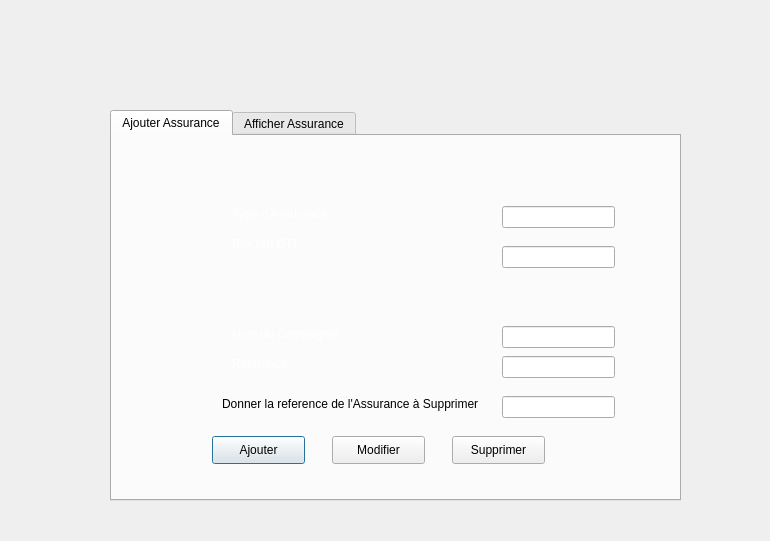
<?xml version="1.0" encoding="UTF-8"?>
<ui version="4.0">
 <class>dialog_assurance</class>
 <widget class="QDialog" name="dialog_assurance">
  <property name="geometry">
   <rect>
    <x>0</x>
    <y>0</y>
    <width>770</width>
    <height>541</height>
   </rect>
  </property>
  <property name="windowTitle">
   <string>Dialog</string>
  </property>
  <widget class="QLabel" name="label_2">
   <property name="geometry">
    <rect>
     <x>0</x>
     <y>0</y>
     <width>771</width>
     <height>541</height>
    </rect>
   </property>
   <property name="styleSheet">
    <string notr="true">border-image: url(:/image/image/smart-parking-man-user-with-smartphone-touch-screen-control-car-driving-park_33099-165.jpg);</string>
   </property>
   <property name="text">
    <string/>
   </property>
  </widget>
  <widget class="QTabWidget" name="tabWidget">
   <property name="geometry">
    <rect>
     <x>110</x>
     <y>110</y>
     <width>571</width>
     <height>391</height>
    </rect>
   </property>
   <property name="currentIndex">
    <number>0</number>
   </property>
   <widget class="QWidget" name="tab_9">
    <attribute name="title">
     <string>Ajouter Assurance</string>
    </attribute>
    <widget class="QLabel" name="label_22">
     <property name="geometry">
      <rect>
       <x>-5</x>
       <y>-5</y>
       <width>571</width>
       <height>371</height>
      </rect>
     </property>
     <property name="styleSheet">
      <string notr="true">border-image: url(:/image/image/b49ffd_500b234dccd544ec85f111c9702ef44e_mv2.jpg);
</string>
     </property>
     <property name="text">
      <string/>
     </property>
    </widget>
    <widget class="QLabel" name="label_23">
     <property name="geometry">
      <rect>
       <x>120</x>
       <y>190</y>
       <width>121</width>
       <height>16</height>
      </rect>
     </property>
     <property name="text">
      <string>&lt;font color=white&gt; Nom du Compagnie</string>
     </property>
    </widget>
    <widget class="QLabel" name="label_24">
     <property name="geometry">
      <rect>
       <x>120</x>
       <y>70</y>
       <width>121</width>
       <height>16</height>
      </rect>
     </property>
     <property name="text">
      <string>&lt;font color=white&gt; Type d'Assurance</string>
     </property>
    </widget>
    <widget class="QLineEdit" name="ln_type">
     <property name="geometry">
      <rect>
       <x>390</x>
       <y>70</y>
       <width>113</width>
       <height>22</height>
      </rect>
     </property>
    </widget>
    <widget class="QPushButton" name="ajouter_assu">
     <property name="geometry">
      <rect>
       <x>100</x>
       <y>300</y>
       <width>93</width>
       <height>28</height>
      </rect>
     </property>
     <property name="text">
      <string>Ajouter</string>
     </property>
    </widget>
    <widget class="QLabel" name="label_25">
     <property name="geometry">
      <rect>
       <x>120</x>
       <y>100</y>
       <width>91</width>
       <height>16</height>
      </rect>
     </property>
     <property name="text">
      <string>&lt;font color=white&gt; Prix (en DT)</string>
     </property>
    </widget>
    <widget class="QLineEdit" name="ln_prix">
     <property name="geometry">
      <rect>
       <x>390</x>
       <y>110</y>
       <width>113</width>
       <height>22</height>
      </rect>
     </property>
    </widget>
    <widget class="QLineEdit" name="ln_compagnie">
     <property name="geometry">
      <rect>
       <x>390</x>
       <y>190</y>
       <width>113</width>
       <height>22</height>
      </rect>
     </property>
    </widget>
    <widget class="QLabel" name="label_26">
     <property name="geometry">
      <rect>
       <x>120</x>
       <y>220</y>
       <width>81</width>
       <height>16</height>
      </rect>
     </property>
     <property name="text">
      <string>&lt;font color=white&gt; Reference</string>
     </property>
    </widget>
    <widget class="QLineEdit" name="ln_reference">
     <property name="geometry">
      <rect>
       <x>390</x>
       <y>220</y>
       <width>113</width>
       <height>22</height>
      </rect>
     </property>
    </widget>
    <widget class="QPushButton" name="mod_assu">
     <property name="geometry">
      <rect>
       <x>220</x>
       <y>300</y>
       <width>93</width>
       <height>28</height>
      </rect>
     </property>
     <property name="text">
      <string>Modifier</string>
     </property>
    </widget>
    <widget class="QPushButton" name="supprimer">
     <property name="geometry">
      <rect>
       <x>340</x>
       <y>300</y>
       <width>93</width>
       <height>28</height>
      </rect>
     </property>
     <property name="text">
      <string>Supprimer</string>
     </property>
    </widget>
    <widget class="QLabel" name="label_30">
     <property name="geometry">
      <rect>
       <x>110</x>
       <y>260</y>
       <width>281</width>
       <height>16</height>
      </rect>
     </property>
     <property name="text">
      <string>Donner la reference de l'Assurance à Supprimer</string>
     </property>
    </widget>
    <widget class="QLineEdit" name="supp_assu">
     <property name="geometry">
      <rect>
       <x>390</x>
       <y>260</y>
       <width>113</width>
       <height>22</height>
      </rect>
     </property>
    </widget>
   </widget>
   <widget class="QWidget" name="tab_12">
    <attribute name="title">
     <string>Afficher Assurance</string>
    </attribute>
    <widget class="QLabel" name="label_31">
     <property name="geometry">
      <rect>
       <x>0</x>
       <y>0</y>
       <width>581</width>
       <height>371</height>
      </rect>
     </property>
     <property name="styleSheet">
      <string notr="true">border-image: url(:/image/image/b49ffd_500b234dccd544ec85f111c9702ef44e_mv2.jpg);</string>
     </property>
     <property name="text">
      <string>²</string>
     </property>
    </widget>
    <widget class="QTableView" name="tableView_assurance">
     <property name="geometry">
      <rect>
       <x>0</x>
       <y>170</y>
       <width>571</width>
       <height>201</height>
      </rect>
     </property>
    </widget>
    <widget class="QPushButton" name="export_pdf">
     <property name="geometry">
      <rect>
       <x>430</x>
       <y>10</y>
       <width>111</width>
       <height>28</height>
      </rect>
     </property>
     <property name="text">
      <string>Export PDF</string>
     </property>
    </widget>
    <widget class="QLabel" name="label">
     <property name="geometry">
      <rect>
       <x>10</x>
       <y>10</y>
       <width>121</width>
       <height>21</height>
      </rect>
     </property>
     <property name="text">
      <string>&lt;font color=white&gt;recherche reference</string>
     </property>
    </widget>
    <widget class="QLineEdit" name="reref">
     <property name="geometry">
      <rect>
       <x>150</x>
       <y>10</y>
       <width>113</width>
       <height>22</height>
      </rect>
     </property>
    </widget>
    <widget class="QLineEdit" name="retype">
     <property name="geometry">
      <rect>
       <x>150</x>
       <y>90</y>
       <width>113</width>
       <height>22</height>
      </rect>
     </property>
    </widget>
    <widget class="QLineEdit" name="recom">
     <property name="geometry">
      <rect>
       <x>150</x>
       <y>50</y>
       <width>113</width>
       <height>22</height>
      </rect>
     </property>
    </widget>
    <widget class="QPushButton" name="recherche">
     <property name="geometry">
      <rect>
       <x>430</x>
       <y>50</y>
       <width>111</width>
       <height>28</height>
      </rect>
     </property>
     <property name="text">
      <string>Recherche</string>
     </property>
    </widget>
    <widget class="QLabel" name="label_3">
     <property name="geometry">
      <rect>
       <x>10</x>
       <y>90</y>
       <width>91</width>
       <height>16</height>
      </rect>
     </property>
     <property name="text">
      <string>&lt;font color=white&gt;recherche type</string>
     </property>
    </widget>
    <widget class="QLabel" name="label_4">
     <property name="geometry">
      <rect>
       <x>10</x>
       <y>50</y>
       <width>131</width>
       <height>16</height>
      </rect>
     </property>
     <property name="text">
      <string>&lt;font color=white&gt;recherche compagnie</string>
     </property>
    </widget>
    <widget class="QPushButton" name="afficher_tab_assu">
     <property name="geometry">
      <rect>
       <x>430</x>
       <y>90</y>
       <width>111</width>
       <height>28</height>
      </rect>
     </property>
     <property name="text">
      <string>Afficher Tableau</string>
     </property>
    </widget>
   </widget>
  </widget>
 </widget>
 <resources/>
 <connections/>
</ui>
